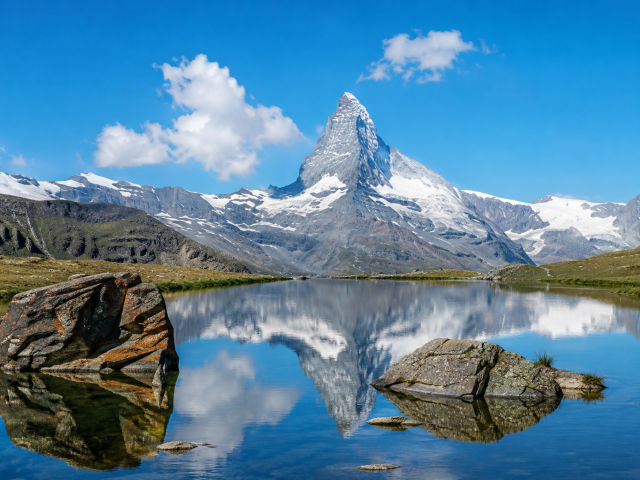
#> input picture Chapter04/input.png, 640 x 480 px
$ python 04-01_mean_filter.py
#> lines starting #> are read from the running program, lines starting #| are printed output that depends on the picture
import cv2

img = cv2.imread("input.png")
#> img is the input picture: shape (480, 640, 3); mean B, G, R 160.1, 131.1, 84.8

# 5x5の平均化フィルタ
img_blur_5  = cv2.blur(img, ksize=(5, 5))
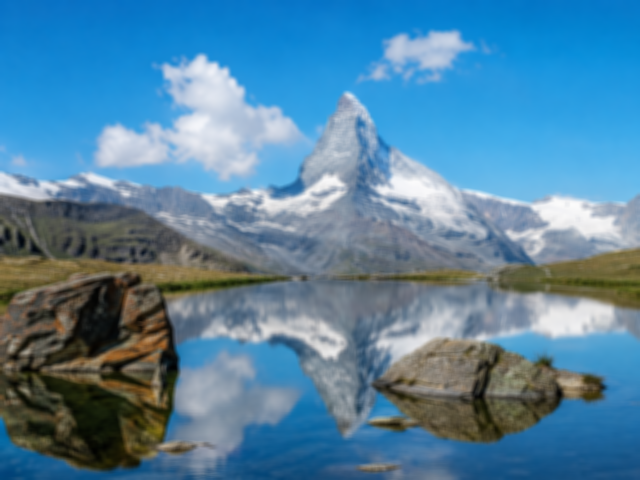
#> img_blur_5: shape (480, 640, 3); mean B, G, R 160.2, 131.1, 84.8

# 15x15の平均化フィルタ
img_blur_15 = cv2.blur(img, ksize=(15, 15))
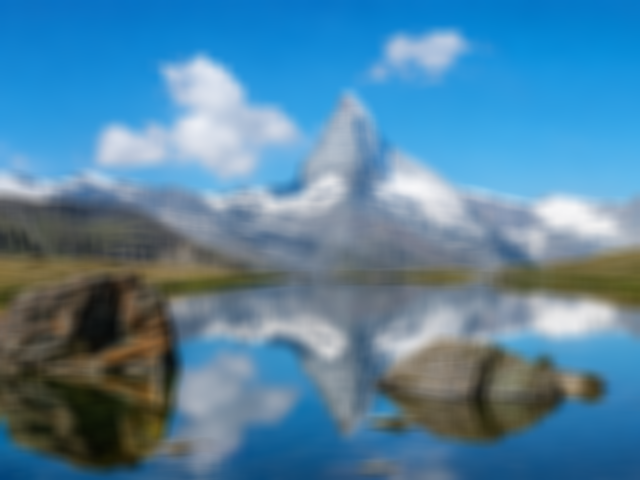
#> img_blur_15: shape (480, 640, 3); mean B, G, R 160.2, 131.1, 84.8

cv2.imwrite("mean_5x5.png",  img_blur_5)
cv2.imwrite("mean_15x15.png", img_blur_15)

$ run again, with Chapter04/cityscape.png copied over Chapter04/input.png
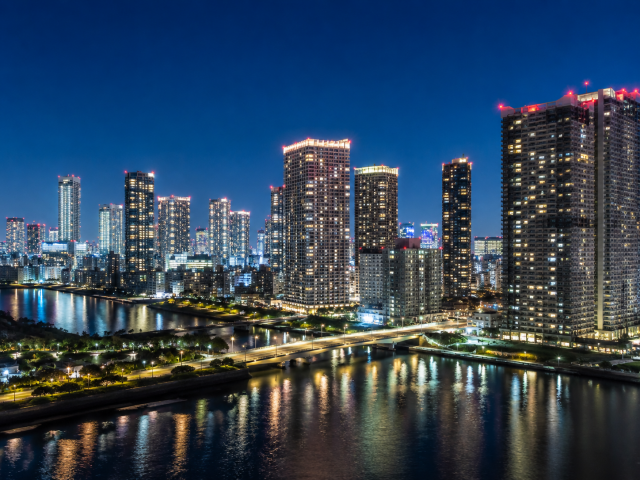
#> input picture Chapter04/cityscape.png, 640 x 480 px
#> img is the input picture: shape (480, 640, 3); mean B, G, R 89.5, 68.6, 48.3
#> `img_blur_5  = cv2.blur(img, ksize=(5, 5))`:
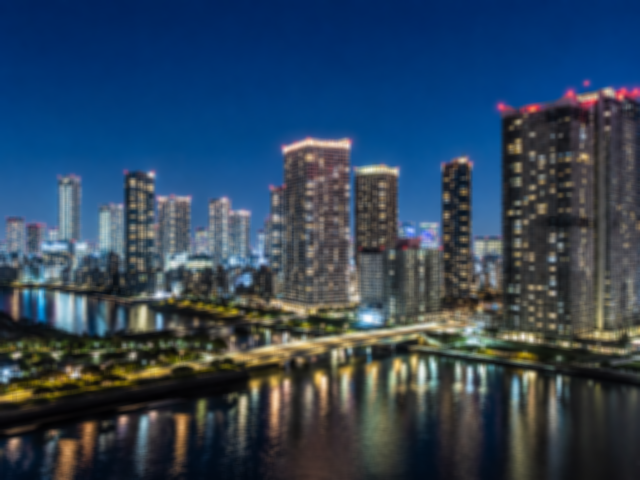
#> img_blur_5: shape (480, 640, 3); mean B, G, R 89.5, 68.6, 48.2
#> `img_blur_15 = cv2.blur(img, ksize=(15, 15))`:
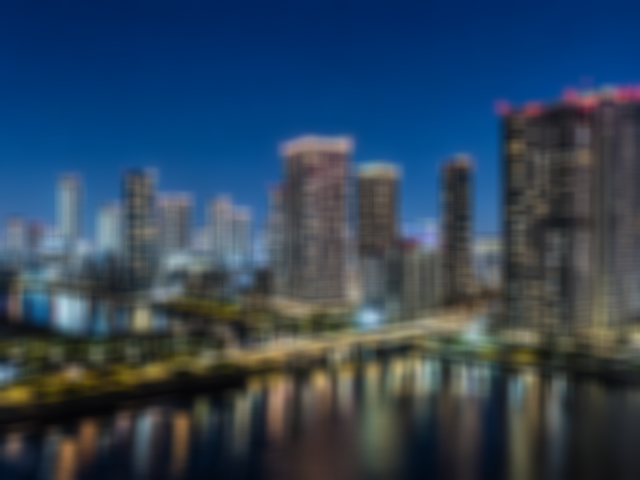
#> img_blur_15: shape (480, 640, 3); mean B, G, R 89.5, 68.6, 48.2
